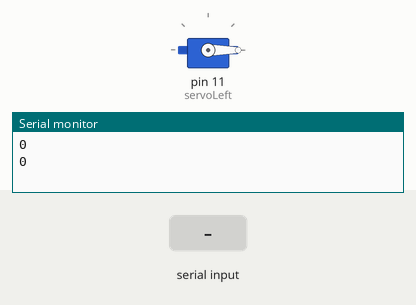
Simulated run of this sketch. Board: Arduino Uno, built with avr-gcc and run on an emulated ATmega328P. Parts: servo, the last lines printed to the serial monitor. Inputs (shaded band) come from the test bench.

Above: at 1.2 s.
1.3 s: "1" received over Serial
At 3.2 s:
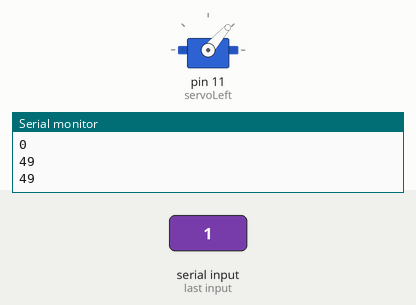
3.5 s: "0" received over Serial
At 4.9 s:
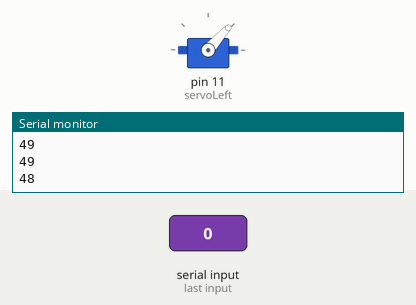
Timing chart, 0 to 6.5 s (numbered marks = the images above; inputs shaded):
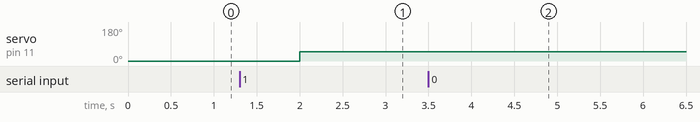

Measured:
- after the input at 1.3 s, servo on pin 11 (servoLeft): 0° → 49° after 0.70 s
- after the input at 3.5 s, servo on pin 11 (servoLeft): 49° → 48° after 0.50 s

The sketch:

move_server_arduino.ino
```cpp
#include <SoftwareSerial.h>
#include <Servo.h>


Servo servoLeft;            // Declare left servo
int servoPosition;
byte incomingByte;

void setup()
{
 Serial.begin(9600);        // begin reading arduino's serial port
 servoLeft.attach(11);      // Attach servo to pin 13
 servoLeft.write(0);        //begin servo at 0 degrees
}

void loop()
{
incomingByte = int(Serial.read());  //read serial port
//incomingByte = 1;  //read serial port
//servoPosition = servoLeft.read(); //read current servoPosition
if (incomingByte != 255)
  servoPosition = incomingByte;

servoLeft.write(servoPosition);
Serial.println(servoPosition, DEC);
delay(1000);
}
```
